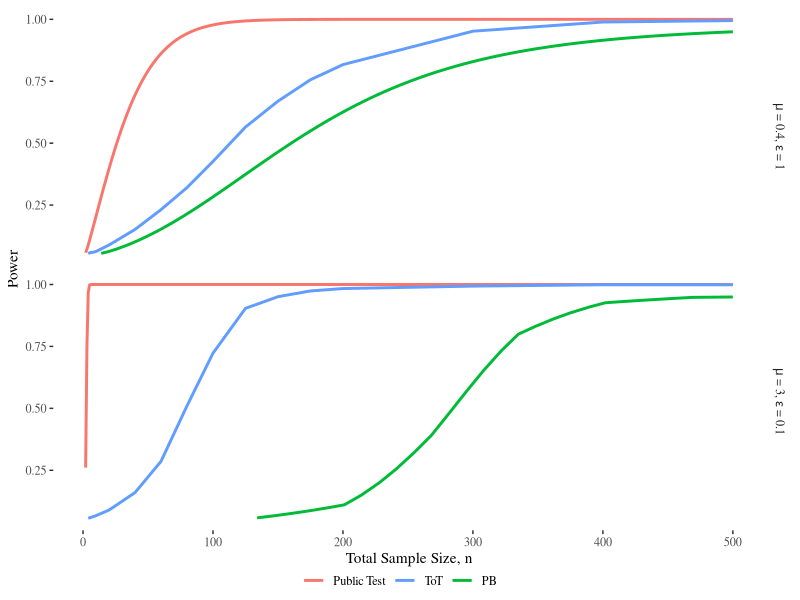
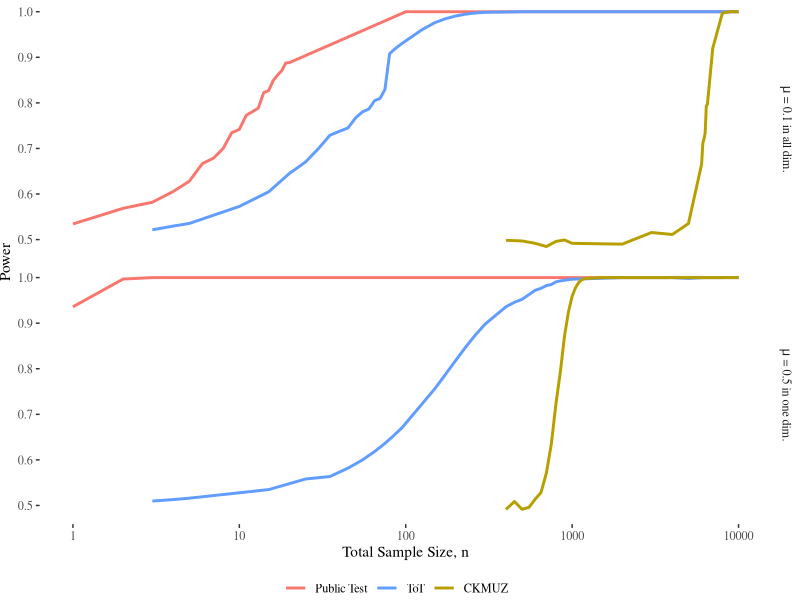
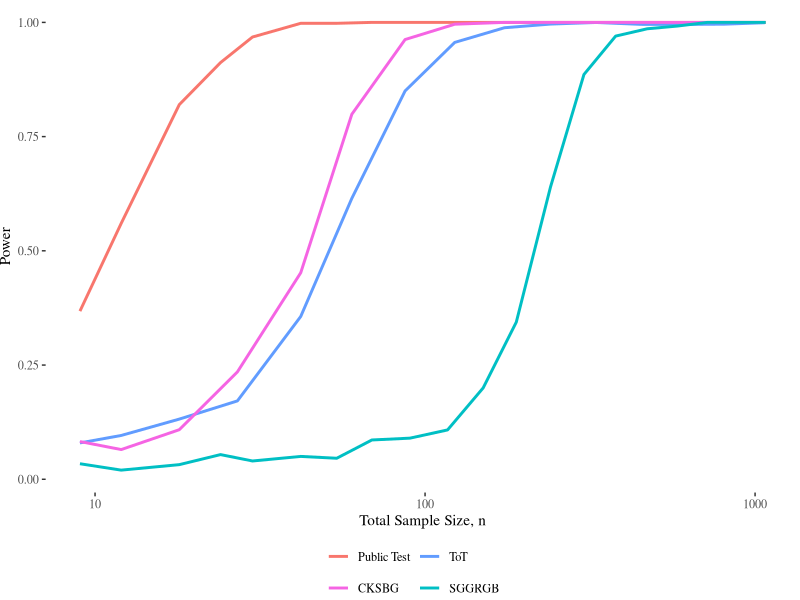
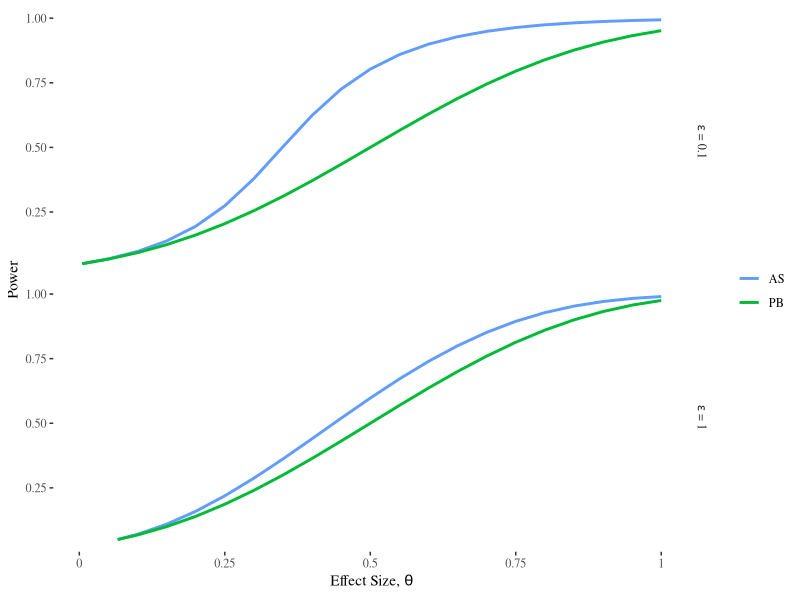
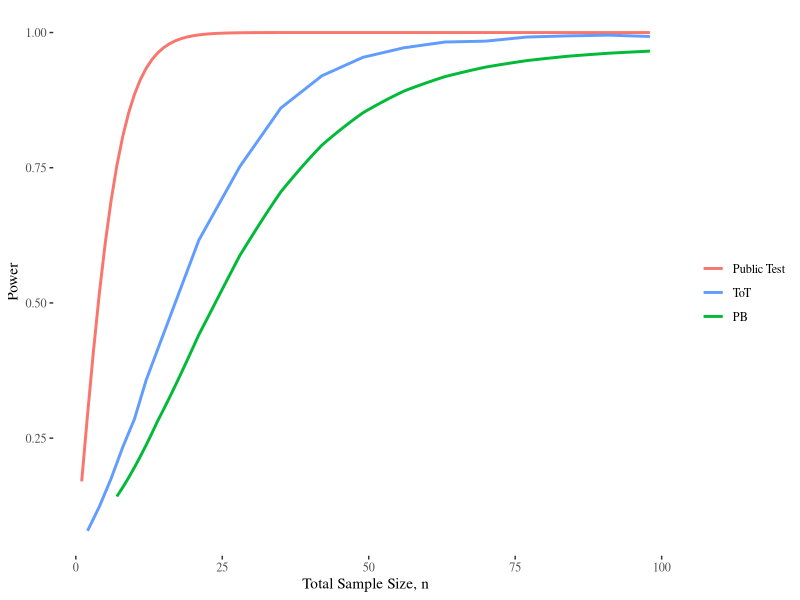
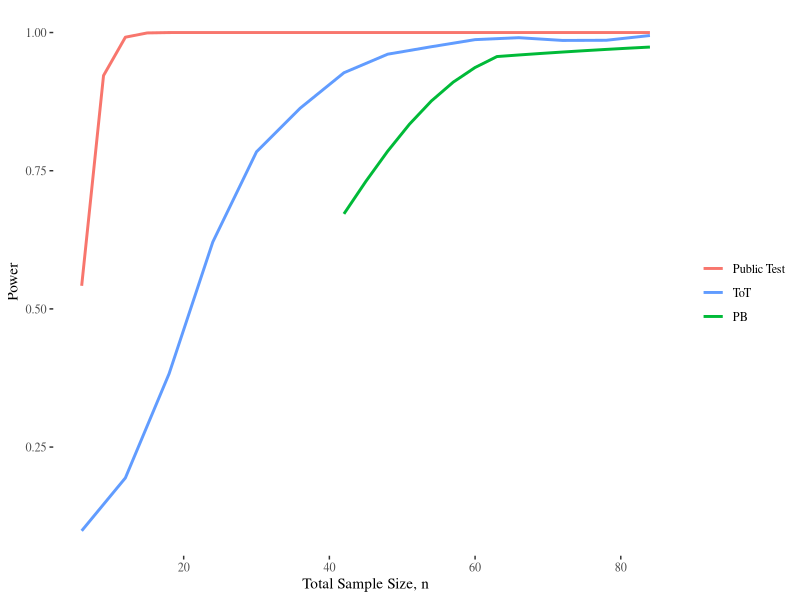
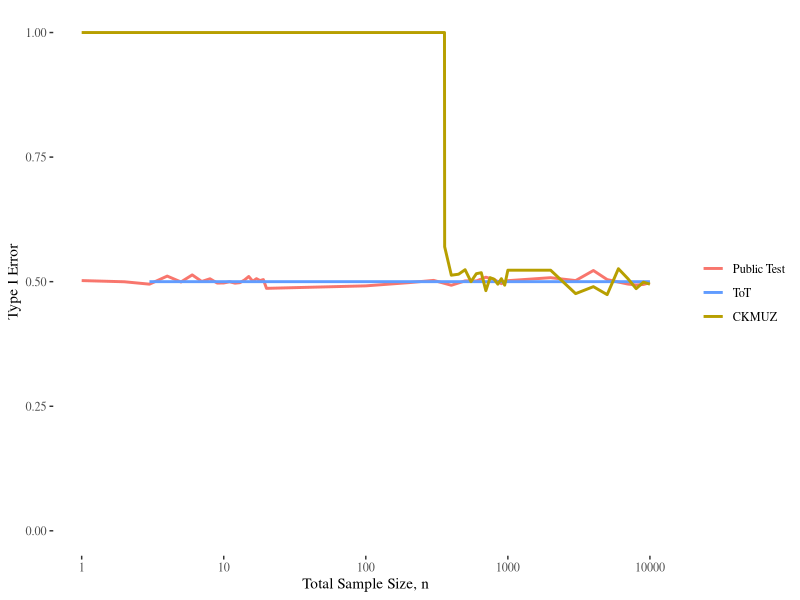
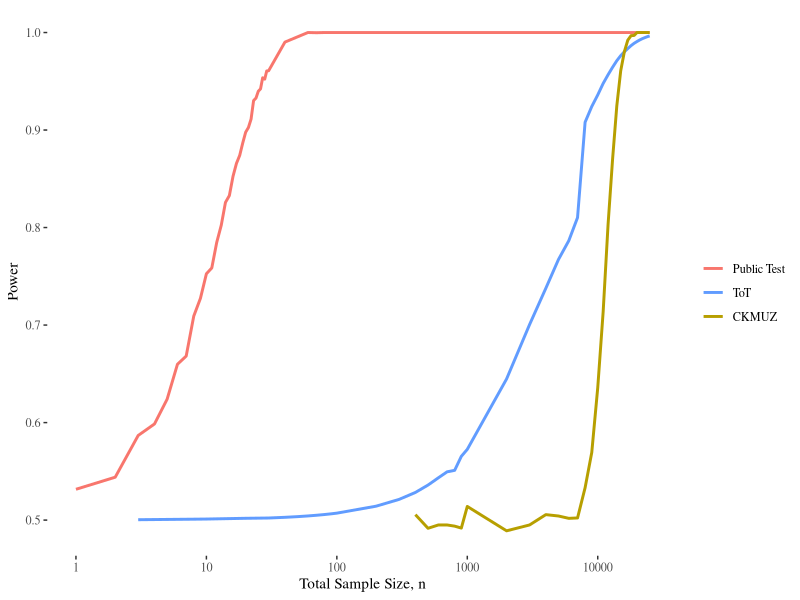

These figures' R source, in order:
## ---- chunk 1
knitr::opts_chunk$set(echo = TRUE, fig.width = 8, fig.height = 1.75)
library(readr)
library(tidyverse)
library(ggthemes)
library(purrr)

plot_colors <- c("#F8766D", # Public Test
                 "#B79F00", # Canonne et al. (CKMUZ)
                 "#00BA38", # Pena-Barrientos (PB)
                 "#00BFC4", # Swanberg et al. (SGGRGB)
                 "#619CFF", # Test of Tests (ToT)/ Awan and Slavkovic (AS)
                 "#F564E3") # Couch et al. (CKSBG)
## ---- chunk 2
Figure_2 <- read_csv("figures_data/Figure_2.csv", show_col_types = FALSE)

Figure_2 %>%
  # Adjust Order of Tests in Legend
  mutate(test = factor(test, levels = c("Public Test", "ToT", "PB"))) %>%
  # Create a Variable of Facet Labels
  mutate(eff = paste0("mu*' = ", eff,", '*epsilon*' = ", eps,"'")) %>%
  ggplot(aes(x = n, y = power, color = test)) +
  geom_line(linewidth =  1) +
  facet_grid(rows = vars(eff), labeller = label_parsed) +
  scale_color_manual(values = plot_colors[c(1,5,3)]) +
  labs(x = "Total Sample Size, n", y = "Power", color = "") +
  theme_tufte() +
  theme(legend.position="bottom", legend.margin=margin(-10,0,0,-20))

ggsave("ICML_plots/Fig2.png", width = 3.25, height = 4, 
       dpi=600, units = "in")
## ---- chunk 3
Figure_3 <- read_csv("figures_data/Figure_3.csv", show_col_types = FALSE)

Figure_3 %>%
  # Adjust Order of Tests in Legend
  mutate(test = factor(test, levels = c("Public Test", "ToT", "CKMUZ"))) %>%
  # Create a Variable of Facet Labels
  mutate(eff = case_when(eff == 0.5 ~ "mu*' = 0.5 in one dim.'",
                         eff == 0.1 ~ "mu*' = 0.1 in all dim.'")) %>%
  ggplot(aes(x = n, y = power, color = test)) + 
  geom_line(linewidth =  1) + 
  facet_grid(rows = vars(eff), labeller = label_parsed) +
  labs(x = "Total Sample Size, n", y = "Power", color = "") +
  scale_x_log10() + theme_tufte() +
  scale_color_manual(values = plot_colors[c(1,5,2)]) + 
  theme(legend.position="bottom", legend.margin=margin(0,0,0,-20),
        plot.margin=grid::unit(c(0,0,0,0), "mm"))

ggsave("ICML_plots/Fig3.png", width = 3.25, height = 4, 
       dpi=600, units = "in")
## ---- chunk 4
Figure_4 <- read_csv("figures_data/Figure_4.csv", show_col_types = FALSE)

Figure_4 %>%
  # Adjust Order of Tests in Legend
  mutate(test = factor(test, levels = c("Public Test", "ToT",
                                        "CKSBG", "SGGRGB"))) %>%
  ggplot(aes(x = n, y = power, color = test)) + geom_line(linewidth =  1) +
  labs(x = "Total Sample Size, n", y = "Power", color = "") + 
  scale_x_log10() + theme_tufte() +
  scale_color_manual(values = plot_colors[c(1,5,6,4)]) + 
  theme(legend.position="bottom", legend.margin=margin(0,0,0,-20),
      plot.margin=grid::unit(c(0,0,0,0), "mm")) +
  guides(color=guide_legend(nrow=2, byrow=TRUE))

ggsave("ICML_plots/Fig4.png", width = 3.25, height = 2.75,
       dpi=600, units = "in")
## ---- chunk 5
Figure_5 <- read_csv("figures_data/Figure_5.csv", show_col_types = FALSE)

Figure_5 %>%
  mutate(epsilon = paste0("epsilon*' = ", eps,"'")) %>%
  mutate(test = case_when(test == "Awan & Slavkovic" ~ "AS", 
                          test == "Pena & Barrientos" ~ "PB")) %>%
  ggplot(aes(x = theta, y = power, color = test)) +
  geom_line(linewidth =  1) +
  facet_grid(rows = vars(epsilon), labeller = label_parsed) +
  labs(x = expression("Effect Size, "*theta), color = "", y = "Power") +
  scale_color_manual(values = plot_colors[c(5,3)]) +
  scale_x_continuous(labels = c(0, 0.25, 0.5, 0.75, 1)) +
  theme_tufte()

ggsave("ICML_plots/Fig5.png", width = 6.75, height = 1.75*2,
       dpi=600, units = "in")
## ---- chunk 6
Figure_6 <- read_csv("figures_data/Figure_6.csv", show_col_types = FALSE)

Figure_6 %>%
  mutate(test = case_when(test == "Public" ~ "Public Test", 
                          test == "PB" ~ "PB",
                          test == "ToT" ~ "ToT")) %>%
  mutate(test = factor(test, levels = c("Public Test", "ToT", "PB"))) %>%
  ggplot(aes(x = n, y = power, color = test)) +
  geom_line(linewidth =  1) +
  scale_color_manual(values = plot_colors[c(1,5,3)]) +
  labs(x = "Total Sample Size, n", y = "Power", color = "") +
  theme_tufte()

ggsave("ICML_plots/Fig6.png", width = 6.75, height = 1.75,
       dpi=600, units = "in")
## ---- chunk 7
Figure_7 <- read_csv("figures_data/Figure_7.csv", show_col_types = FALSE)

Figure_7 %>%
  mutate(test = case_when(test == "Public" ~ "Public Test", 
                          test == "PB" ~ "PB",
                          test == "ToT" ~ "ToT")) %>%
  mutate(test = factor(test, levels = c("Public Test", "ToT", "PB"))) %>%
  ggplot(aes(x = n, y = power, color = test)) +
  geom_line(linewidth =  1) +
  scale_color_manual(values = plot_colors[c(1,5,3)]) +
  labs(x = "Total Sample Size, n", y = "Power", color = "") +
  theme_tufte()

ggsave("ICML_plots/Fig7.png", width = 6.75, height = 1.75,
       dpi=600, units = "in")
## ---- chunk 8
Figure_8 <- read_csv("figures_data/Figure_8.csv", show_col_types = FALSE)

Figure_8 %>%
  mutate(test = case_when(test == "Public" ~ "Public Test", 
                          test == "Canonne" ~ "CKMUZ",
                          test == "Test of tests" ~ "ToT")) %>%
  mutate(test = factor(test, levels = c("Public Test", "ToT", "CKMUZ"))) %>%
  ggplot(aes(x = n, y = power, color = test)) + 
  geom_line(linewidth =  1) + 
  labs(x = "Total Sample Size, n", y = "Type I Error", color = "") +
  scale_x_log10() + theme_tufte() + ylim(0,1) + 
  scale_color_manual(values = plot_colors[c(1,5,2)])

ggsave("ICML_plots/Fig8.png", width = 6.75, height = 1.75,
       dpi=600, units = "in")
## ---- chunk 9
Figure_9 <- read_csv("figures_data/Figure_9.csv", show_col_types = FALSE)

Figure_9 %>%
  filter(!(test == "Canonne" & n < 359)) %>%
  mutate(test = case_when(test == "Public" ~ "Public Test", 
                          test == "Canonne" ~ "CKMUZ",
                          test == "Test of tests" ~ "ToT")) %>%
  mutate(test = factor(test, levels = c("Public Test", "ToT", "CKMUZ"))) %>%
  ggplot(aes(x = n, y = power, color = test)) + 
  geom_line(linewidth =  1) + 
  labs(x = "Total Sample Size, n", y = "Power", color = "") +
  scale_x_log10() + theme_tufte() + 
  scale_color_manual(values = plot_colors[c(1,5,2)])

ggsave("ICML_plots/Fig9.png", width = 6.75, height = 1.75,
       dpi=600, units = "in")
## ---- chunk 10
Figure_10 <- read_csv("figures_data/Figure_10.csv", show_col_types = FALSE)

Figure_10 %>%
  filter(!(test == "Canonne" & n < 359)) %>%
  mutate(test = case_when(test == "Public" ~ "Public Test", 
                          test == "Canonne" ~ "CKMUZ",
                          test == "Test of tests" ~ "ToT")) %>%
  mutate(test = factor(test, levels = c("Public Test", "ToT", "CKMUZ"))) %>%
  ggplot(aes(x = n, y = power, color = test)) + 
  geom_line(linewidth =  1) + 
  labs(x = "Total Sample Size, n", y = "Power", color = "") +
  scale_x_log10() + theme_tufte() + 
  scale_color_manual(values = plot_colors[c(1,5,2)])

ggsave("ICML_plots/Fig10.png", width = 6.75, height = 1.75,
       dpi=600, units = "in")
## ---- chunk 11
Figure_11 <- read_csv("figures_data/Figure_11.csv", show_col_types = FALSE)

Figure_11 %>%
  filter(!(test == "Canonne" & n < 359)) %>%
  mutate(test = case_when(test == "Public" ~ "Public Test", 
                          test == "Canonne" ~ "CKMUZ",
                          test == "Test of tests" ~ "ToT")) %>%
  mutate(test = factor(test, levels = c("Public Test", "ToT", "CKMUZ"))) %>%
  ggplot(aes(x = n, y = power, color = test)) + 
  geom_line(linewidth =  1) + 
  labs(x = "Total Sample Size, n", y = "Power", color = "") +
  scale_x_log10() + theme_tufte() + 
  scale_color_manual(values = plot_colors[c(1,5,2)])

ggsave("ICML_plots/Fig11.png", width = 6.75, height = 1.75,
       dpi=600, units = "in")
## ---- chunk 12
Figure_12 <- read_csv("figures_data/Figure_12.csv", show_col_types = FALSE)

Figure_12 %>%
  filter(!(test == "Canonne" & n <= 400)) %>%
  mutate(test = case_when(test == "Public" ~ "Public Test", 
                          test == "Canonne" ~ "CKMUZ",
                          test == "Test of tests" ~ "ToT")) %>%
  mutate(test = factor(test, levels = c("Public Test", "ToT", "CKMUZ"))) %>%
  ggplot(aes(x = n, y = power, color = test)) + 
  geom_line(linewidth =  1) + 
  labs(x = "Total Sample Size, n", y = "Power", color = "") +
  scale_x_log10() + theme_tufte() + 
  scale_color_manual(values = plot_colors[c(1,5,2)])

ggsave("ICML_plots/Fig12.png", width = 6.75, height = 1.75,
       dpi=600, units = "in")
## ---- chunk 13
Figure_13 <- read_csv("figures_data/Figure_13.csv", show_col_types = FALSE)

Figure_13 %>%
  filter(eps == 1, n <= 1226) %>%
  filter(test %in% c("Public ANOVA", "kw abs", "Private ANOVA",
                     "Test of tests")) %>%
  mutate(test = case_when(test == "Public ANOVA" ~ "Public Test", 
                          test == "Private ANOVA" ~ "SGGRGB",
                          test == "kw abs" ~ "CKSBG",
                          test == "Test of tests" ~ "ToT")) %>%
  mutate(test = factor(test, levels = c("Public Test", "ToT",
                                        "CKSBG", "SGGRGB"))) %>%
  ggplot(aes(x = n, y = power, color = test)) + geom_line(linewidth =  1) +
  labs(x = "Total Sample Size, n", y = "Power", color = "") + 
  scale_x_log10() + theme_tufte() +
  scale_color_manual(values = plot_colors[c(1,5,6,4)])

ggsave("ICML_plots/Fig13.png", width = 6.75, height = 1.75,
       dpi=600, units = "in")
## ---- chunk 14
Figure_14 <- read_csv("figures_data/Figure_14.csv", show_col_types = FALSE)

Figure_14 %>%
  filter(n <= 1226) %>%
  filter(test %in% c("pub", "Private KW", "Private ANOVA",
                     "Test of tests")) %>%
  mutate(test = case_when(test == "pub" ~ "Public Test", 
                          test == "Private ANOVA" ~ "SGGRGB",
                          test == "Private KW" ~ "CKSBG",
                          test == "Test of tests" ~ "ToT")) %>%
  mutate(test = factor(test, levels = c("Public Test", "ToT",
                                        "CKSBG", "SGGRGB"))) %>%
  ggplot(aes(x = n, y = power, color = test)) + geom_line(linewidth =  1) +
  labs(x = "Total Sample Size, n", y = "Power", color = "") + 
  scale_x_log10() + theme_tufte() +
  scale_color_manual(values = plot_colors[c(1,5,6,4)])

ggsave("ICML_plots/Fig14.png", width = 6.75, height = 1.75,
       dpi=600, units = "in")
## ---- chunk 15
Figure_15 <- read_csv("figures_data/Figure_15.csv", show_col_types = FALSE)

Figure_15 %>%
  filter(n <= 1226) %>%
  filter(test %in% c("pub", "Private KW", "Private ANOVA",
                     "Test of tests")) %>%
  mutate(test = case_when(test == "pub" ~ "Public Test", 
                          test == "Private ANOVA" ~ "SGGRGB",
                          test == "Private KW" ~ "CKSBG",
                          test == "Test of tests" ~ "ToT")) %>%
  mutate(test = factor(test, levels = c("Public Test", "ToT",
                                        "CKSBG", "SGGRGB"))) %>%
  ggplot(aes(x = n, y = power, color = test)) + geom_line(linewidth =  1) +
  labs(x = "Total Sample Size, n", y = "Power", color = "") + 
  scale_x_log10() + theme_tufte() +
  scale_color_manual(values = plot_colors[c(1,5,6,4)])

ggsave("ICML_plots/Fig15.png", width = 6.75, height = 1.75,
       dpi=600, units = "in")
## ---- chunk 16
Figure_16 <- read_csv("figures_data/Figure_16.csv", show_col_types = FALSE)

Figure_16 %>%
  filter(n <= 1311) %>%
  filter(test %in% c("Public KW", "New KW", "Private ANOVA",
                     "Test of tests")) %>%
  mutate(test = case_when(test == "Public KW" ~ "Public Test", 
                          test == "Private ANOVA" ~ "SGGRGB",
                          test == "New KW" ~ "CKSBG",
                          test == "Test of tests" ~ "ToT")) %>%
  mutate(test = factor(test, levels = c("Public Test", "ToT",
                                        "CKSBG", "SGGRGB"))) %>%
  ggplot(aes(x = n, y = power, color = test)) + geom_line(linewidth =  1) +
  labs(x = "Total Sample Size, n", y = "Power", color = "") + 
  scale_x_log10() + theme_tufte() +
  scale_color_manual(values = plot_colors[c(1,5,6,4)])

ggsave("ICML_plots/Fig16.png", width = 6.75, height = 1.75,
       dpi=600, units = "in")
